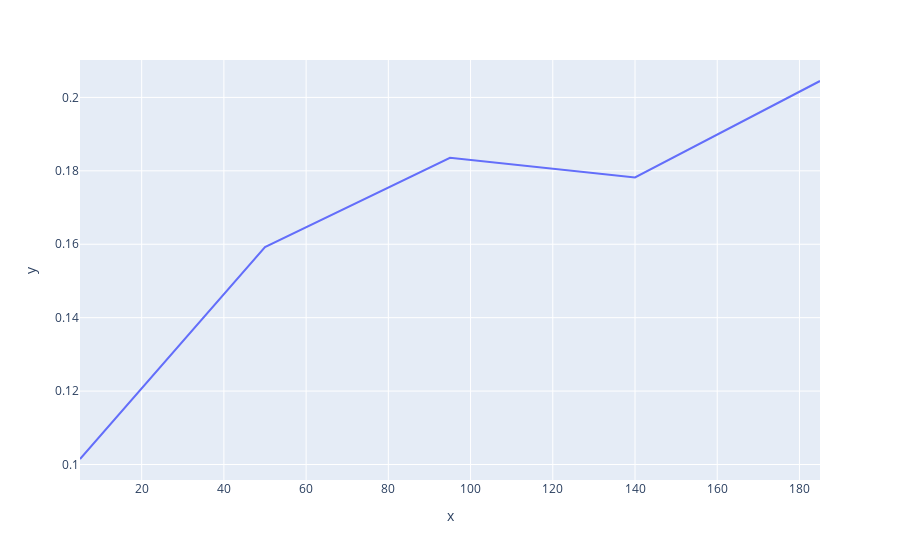

Notebook cell for this chart:
### Code cell
import plotly.express as px

fig = px.line(x=ks, y=scores)
fig

### Figure 1 — Plotly figure (JSON) as saved in the notebook; plotly's stock layout.template omitted (floating-point values rounded to 4 significant figures)
{"data": [{"hovertemplate": "x=%{x}<br>y=%{y}<extra></extra>", "legendgroup": "", "line": {"color": "#636efa", "dash": "solid"}, "marker": {"symbol": "circle"}, "mode": "lines", "name": "", "orientation": "v", "showlegend": false, "type": "scatter", "x": [5, 50, 95, 140, 185], "xaxis": "x", "y": [0.1015, 0.1593, 0.1835, 0.1782, 0.2045], "yaxis": "y"}], "layout": {"legend": {"tracegroupgap": 0}, "margin": {"t": 60}, "xaxis": {"anchor": "y", "domain": [0, 1], "title": {"text": "x"}}, "yaxis": {"anchor": "x", "domain": [0, 1], "title": {"text": "y"}}}}
